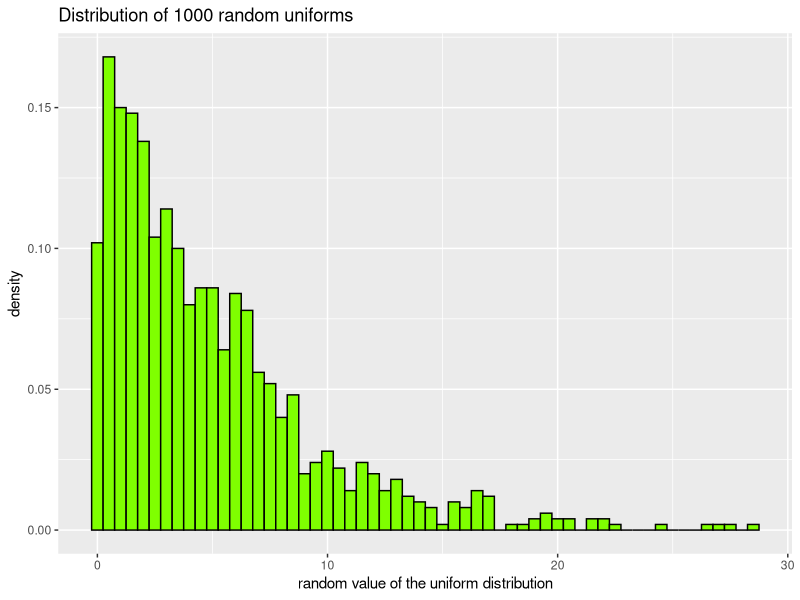
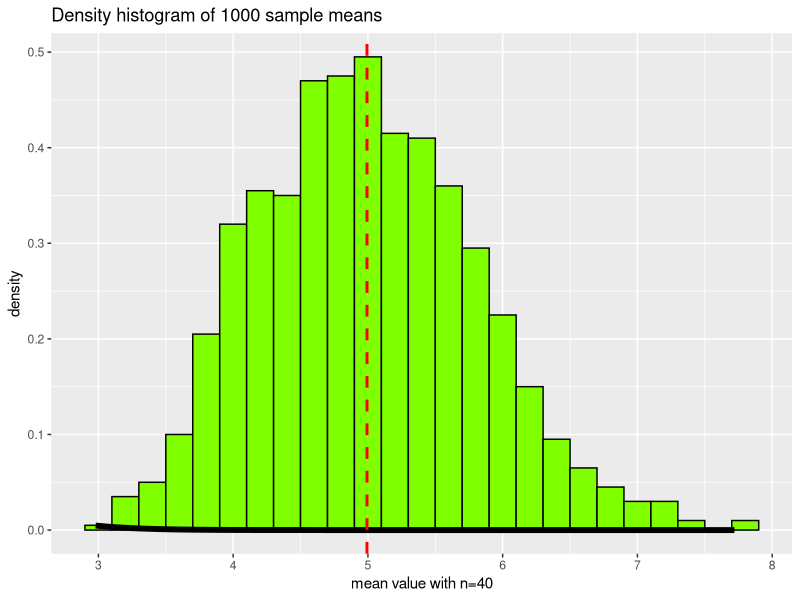

The R source for these figures, in order:
## ---- chunk 1
# Set the number of simulations to 1000 
nbsim <- 1000 
# Set the experiment values
lambda = 0.2
n = 40
# Create a function that returns the mean of 40 values using the exponential distribution 
simfunc <- function(x) mean(rexp(n, lambda)) 
# Make the experiment reproducible with a seed
set.seed(1979)
# Create a vector with the results
sim <- sapply(1:nbsim, simfunc)
# Display the first and last 5 values of the vector
head(sim)
tail(sim)

## ---- chunk 2
sm <- mean(sim)
sm
## ---- chunk 3
sv <- (sd(sim))^2
sv
## ---- chunk 4
library(ggplot2)
df<-data.frame(dist<-rexp(1000, lambda))
ggplot(data=df,aes(x = dist)) + 
  geom_histogram(aes(y = ..density..),binwidth = 0.50,colour="black",fill="chartreuse1")+
  labs(title="Distribution of 1000 random uniforms", x="random value of the uniform distribution")
## ---- chunk 5
df<-data.frame(sim)
ggplot(data=df,aes(x = sim)) + 
    geom_histogram(aes(y = ..density..),binwidth = 0.20,colour="black",fill="chartreuse1")+
    stat_function(fun = dnorm,  size=2, arg = list(mean = 5, sd = sd(sim)))+
    geom_vline(aes(xintercept=mean(sim, na.rm=T)),   # Ignore NA values for mean
               color="red", linetype="dashed", size=1)+
    labs(title="Density histogram of 1000 sample means", x="mean value with n=40")


